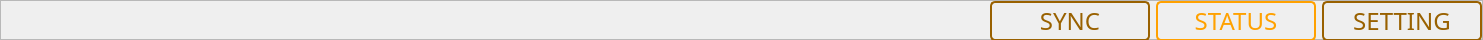
        <widget class="QFrame" name="tab_button">
         <property name="minimumSize">
          <size>
           <width>0</width>
           <height>40</height>
          </size>
         </property>
         <property name="maximumSize">
          <size>
           <width>16777215</width>
           <height>40</height>
          </size>
         </property>
         <property name="styleSheet">
          <string notr="true">border-color: transparent;
</string>
         </property>
         <property name="frameShape">
          <enum>QFrame::Shape::StyledPanel</enum>
         </property>
         <property name="frameShadow">
          <enum>QFrame::Shadow::Raised</enum>
         </property>
         <layout class="QHBoxLayout" name="horizontalLayout">
          <property name="leftMargin">
           <number>0</number>
          </property>
          <property name="topMargin">
           <number>0</number>
          </property>
          <property name="rightMargin">
           <number>0</number>
          </property>
          <property name="bottomMargin">
           <number>0</number>
          </property>
          <item>
           <spacer name="horizontalSpacer">
            <property name="orientation">
             <enum>Qt::Orientation::Horizontal</enum>
            </property>
            <property name="sizeHint" stdset="0">
             <size>
              <width>989</width>
              <height>20</height>
             </size>
            </property>
           </spacer>
          </item>
          <item>
           <widget class="QPushButton" name="connect_page_button">
            <property name="minimumSize">
             <size>
              <width>160</width>
              <height>40</height>
             </size>
            </property>
            <property name="font">
             <font>
              <family>Impact</family>
              <pointsize>18</pointsize>
             </font>
            </property>
            <property name="styleSheet">
             <string notr="true">border:2px solid rgb(153, 97, 0);border-radius:5px; color: rgb(153, 97, 0);</string>
            </property>
            <property name="text">
             <string>SYNC</string>
            </property>
           </widget>
          </item>
          <item>
           <widget class="QPushButton" name="status_page_button">
            <property name="sizePolicy">
             <sizepolicy hsizetype="Preferred" vsizetype="Maximum">
              <horstretch>0</horstretch>
              <verstretch>0</verstretch>
             </sizepolicy>
            </property>
            <property name="minimumSize">
             <size>
              <width>160</width>
              <height>40</height>
             </size>
            </property>
            <property name="font">
             <font>
              <family>Impact</family>
              <pointsize>18</pointsize>
             </font>
            </property>
            <property name="styleSheet">
             <string notr="true">border:2px solid rgb(255, 161, 0);
border-radius:5px;
color: rgb(255, 161, 0);</string>
            </property>
            <property name="text">
             <string>STATUS</string>
            </property>
           </widget>
          </item>
          <item>
           <widget class="QPushButton" name="setting_page_button">
            <property name="minimumSize">
             <size>
              <width>160</width>
              <height>40</height>
             </size>
            </property>
            <property name="font">
             <font>
              <family>Impact</family>
              <pointsize>18</pointsize>
             </font>
            </property>
            <property name="styleSheet">
             <string notr="true">border:2px solid rgb(153, 97, 0);border-radius:5px; color: rgb(153, 97, 0);</string>
            </property>
            <property name="text">
             <string>SETTING</string>
            </property>
           </widget>
          </item>
         </layout>
         <zorder>setting_page_button</zorder>
         <zorder>status_page_button</zorder>
         <zorder>connect_page_button</zorder>
        </widget>
